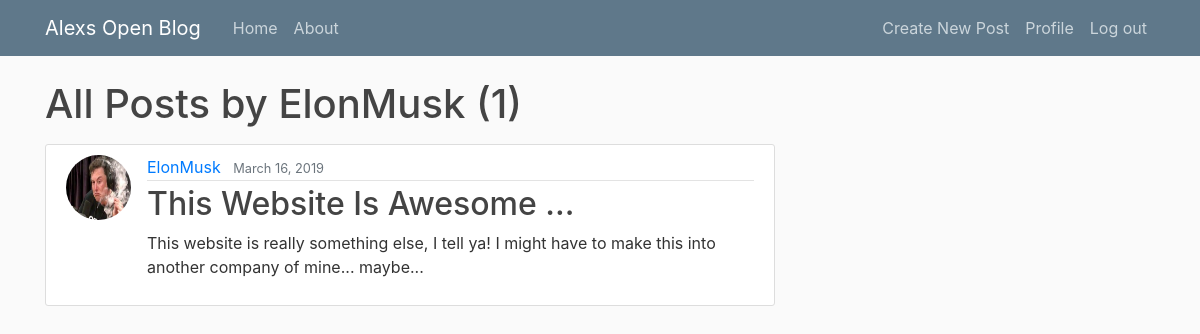
Screenshot of /user/ElonMusk (signed in) with the database file from the repository.
### posts/models.py (models this page shows, shortened)
class Post(models.Model):
	title = models.CharField(max_length=120)
	content = models.TextField(max_length=1200)
	author = models.ForeignKey(User, on_delete=models.CASCADE)	#if user is deleted, delete the posts as well
	date_posted = models.DateTimeField(default=timezone.now)

### users/models.py (models this page shows, shortened)
class Profile(models.Model):
	user = models.OneToOneField(User, on_delete=models.CASCADE) #if user is deleted, then also delete entire profile. but not the other way around.
	profile_pic = models.ImageField(default='default.jpg', upload_to='profile_pics')

### posts/views.py (the view)
# urls.py: path('user/<str:username>', UserPostListView.as_view(), name='user-posts'),
class UserPostListView(ListView):
	model = Post
	template_name = 'posts/user_posts.html'
	context_object_name = 'submissions'
	paginate_by = 5
	def get_queryset(self):
		user = get_object_or_404(User, username=self.kwargs.get('username'))
		return Post.objects.filter(author=user).order_by('-date_posted')

### posts/templates/posts/user_posts.html (shortened to what this page needs)
{% extends "posts/base.html" %}
{% block content %}
	<h1 class="mb-3">All Posts by {{ view.kwargs.username }} ({{ page_obj.paginator.count }})</h1>
	{% for input in submissions %}
		<article class="media content-section">
		  <img class="rounded-circle article-img" src="{{ input.author.profile.profile_pic.url }}">
		  <div class="media-body">
		    <div class="article-metadata">
		      <a class="mr-2" href="{% url 'user-posts' input.author.username %}">{{ input.author }}</a>
		      <small class="text-muted">{{ input.date_posted|date:"F d, Y" }}</small>
		    </div>
		    <h2><a class="article-title" href="{% url 'post-detail' input.id %}">{{ input.title }}</a></h2>
		    <p class="article-content">{{ input.content }}</p>
		  </div>
		</article>
	{% endfor %}
{% endblock content %}

### posts/static/posts/main.css (style rules this page uses)
body { background: #fafafa; color: #333333; margin-top: 5rem; }
h1, h2, h3, h4, h5, h6 { color: #444444; }
.content-section { background: #ffffff; padding: 10px 20px; border: 1px solid #dddddd; border-radius: 3px; margin-bottom: 20px; }
.article-title { color: #444444; }
.article-content { white-space: pre-line; }
.article-img { height: 65px; width: 65px; margin-right: 16px; }
.article-metadata { padding-bottom: 1px; margin-bottom: 4px; border-bottom: 1px solid #e3e3e3 }

### rows the page displays
Post: author.profile.profile_pic (picture), author "ElonMusk", date_posted "March 16, 2019", title "This Website Is Awesome ...", content "This website is really something else, I tell ya! I might have to make this into another company of mine... maybe..."

### other values shown
{{ view.kwargs.username }} "ElonMusk"
{{ page_obj.paginator.count }} "1"
